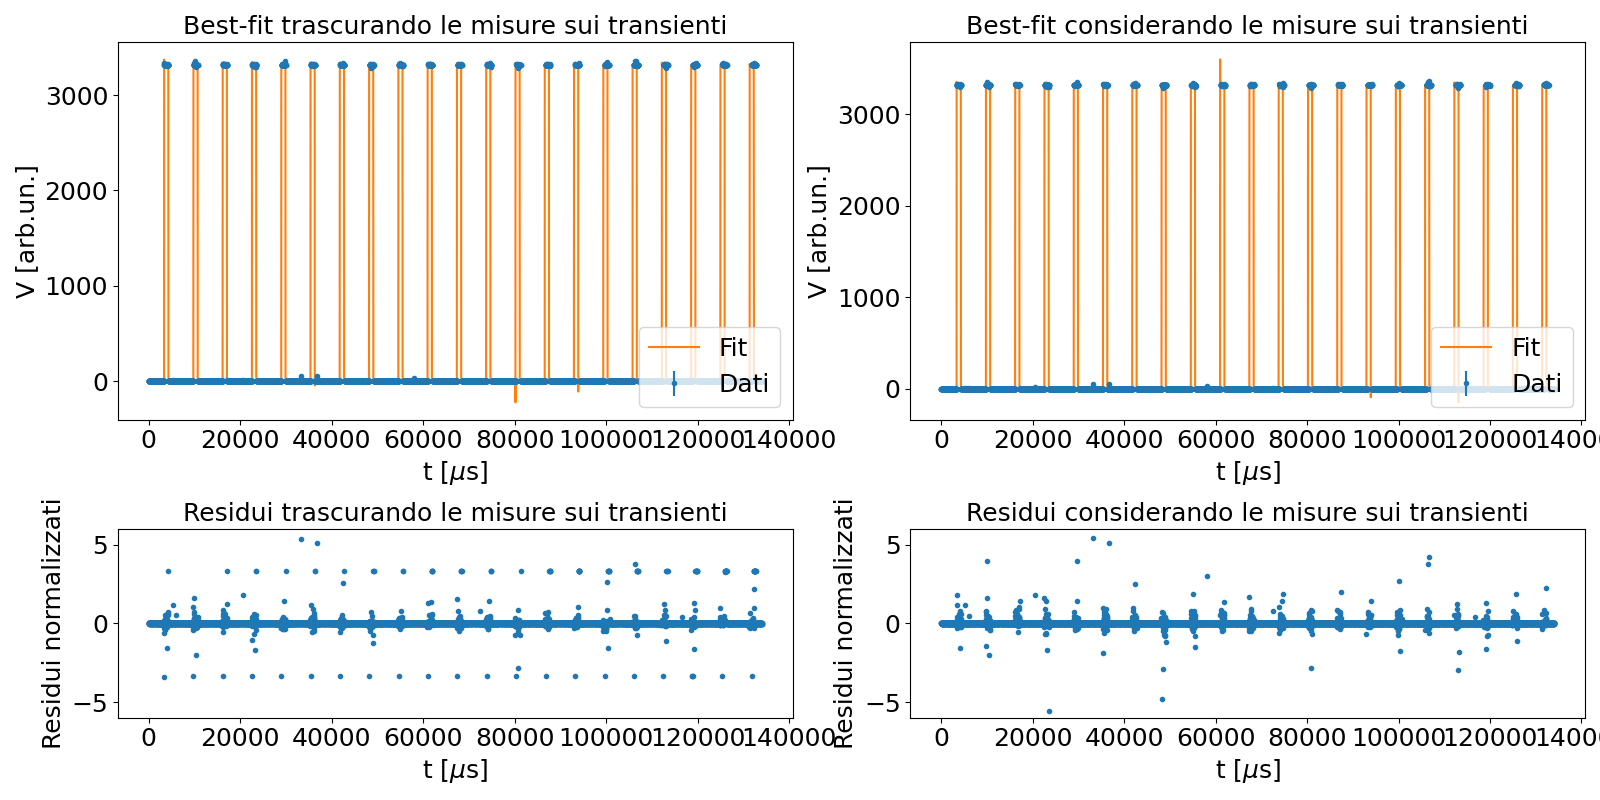

Write the Python code that produced this figure.
import numpy as np
from matplotlib import pyplot as plt
from scipy.optimize import curve_fit

filepath = r'/media/candido/Extreme SSD/Unipi/Secondo anno/Lab 2/Materiale/Esercizi/Relazionenatalizia/'


s_v=10 #Basto su esperienze precedenti

### Aesthetic Settings
fontsize = 18
num_plots = 6
params = {
    'figure.figsize': (6 * 1.618, 6),  # Figure size
    'axes.labelsize': fontsize,        # Axis label size
    'axes.titlesize': fontsize,        # Title size
    'xtick.labelsize': fontsize,       # X-axis tick label size
    'ytick.labelsize': fontsize,       # Y-axis tick label size
    'legend.fontsize': fontsize,       # Legend font size
}
plt.rcParams.update(params)
#################

def calculate_derivative(x, y):
    return np.gradient(y, x)

# Creare la funzione di errore
def assign_error(x, y):
    error = np.zeros_like(y)

    # Calcolare la derivata per identificare i cambiamenti rapidi (punto verticale)
    dy = calculate_derivative(x, y)

    # Punti orizzontali (dove la derivata è bassa)
    horizontal_indices = np.abs(dy) < 0.1
    error[horizontal_indices] = s_v # Errore di 1 ai punti orizzontali

    # Punti verticali (dove la derivata è alta)
    vertical_indices = np.abs(dy) > 0.1
    error[vertical_indices] = 1e3  # Errore di 1e5 ai punti verticali

    return error


def residuals(yy,xx,pars):
    return yy-ff(xx, *pars)
##################
def ff(x, omega=2 * np.pi, delta=0.3, sigma=0,  a=3315,iter=10000):
    iter += 1
    f = 0
    x=x+sigma
    for k in range(1, iter):
        f += (2 / (k * np.pi)) * np.sin(np.pi * k * delta) * np.cos(k * x * omega)
    return a * (f+delta) 

##################

t1, v1 = np.loadtxt(filepath + "data/191104/data6.txt", unpack=True)
t1 = t1
v1 = v1

xx=np.linspace(max(t1),min(t1),10000)

s_v1=np.full_like(v1, s_v)
s_v1 = assign_error(t1, v1)
p0=(2*np.pi/6.4e3,0.145,-3870)

"""plt.figure()
plt.plot(t1,v1)
plt.plot(xx,ff(xx,*p0))
plt.show()"""



popt11,pcov11=curve_fit(ff,t1,v1,p0=p0,sigma=s_v1,absolute_sigma=True)
res11=residuals(v1,t1,popt11)/s_v1
k11=sum((res11/s_v1)**2)/(len(v1)-len(popt11))


s_v1=np.full_like(v1, s_v)

popt12,pcov12=curve_fit(ff,t1,v1,p0=p0,sigma=s_v1,absolute_sigma=False)
res12=residuals(v1,t1,popt12)/s_v1
k12=sum((res12/s_v1)**2)/(len(v1)-len(popt12))

fig, axs = plt.subplots(2, 2, figsize=(16,8), gridspec_kw={'height_ratios': [2, 1]})

# Plotting the fits
axs[0, 0].set_title("Best-fit trascurando le misure sui transienti")
axs[0, 0].errorbar(t1, v1, s_v1, fmt='.', label="Dati")
axs[0, 0].plot(xx, ff(xx, *popt11), label="Fit")
axs[0, 0].legend(loc='lower right')
axs[0, 0].set_ylabel("V [arb.un.]")
axs[0, 0].set_xlabel("t [$\mu$s]")

axs[0, 1].set_title("Best-fit considerando le misure sui transienti")
axs[0, 1].errorbar(t1, v1, s_v1, fmt='.', label="Dati")
axs[0, 1].plot(xx, ff(xx, *popt12), label="Fit")
axs[0, 1].legend(loc='lower right')
axs[0, 1].set_ylabel("V [arb.un.]")
axs[0, 1].set_xlabel("t [$\mu$s]")


# Plotting the residuals
axs[1, 0].set_title("Residui trascurando le misure sui transienti")
axs[1, 0].plot(t1, res11, '.')
axs[1, 0].set_ylabel("Residui normalizzati")
axs[1, 0].set_xlabel("t [$\mu$s]")
axs[1, 0].set_ylim(-6, 6)

axs[1, 1].set_title("Residui considerando le misure sui transienti")
axs[1 ,1].plot(t1, res12, '.')
axs[1, 1].set_ylabel("Residui normalizzati")
axs[1, 1].set_xlabel("t [$\mu$s]")
axs[1, 1].set_ylim(-6, 6)

plt.tight_layout()
plt.savefig(filepath + "bestfit_train.png")
plt.show()


print("\n\Trascurando le misure sui transienti")
print("parametri:", popt11)
print("incertezze:", np.sqrt(pcov11.diagonal()))

corr11 = np.copy(pcov11)
for i in range(len(pcov11)):
    for j in range(len(pcov11)):
        corr11[i, j] = pcov11[i,j]/(np.sqrt(pcov11[i, i] * pcov11[j, j]))
print("matrice di correlazione:\n",corr11)
print("x2=",k11)



print("\n\nConsiderando le misure sui transienti")
print("parametri:", popt12)
print("incertezze:", np.sqrt(pcov12.diagonal()))

corr12 = np.copy(pcov12)
for i in range(len(pcov12)):
    for j in range(len(pcov12)):
        corr12[i, j] = pcov12[i,j]/(np.sqrt(pcov12[i, i] * pcov12[j, j]))
print("matrice di correlazione:\n",corr12)
print("x2=",k12)

#print(popt12)
#print(pcov12)
